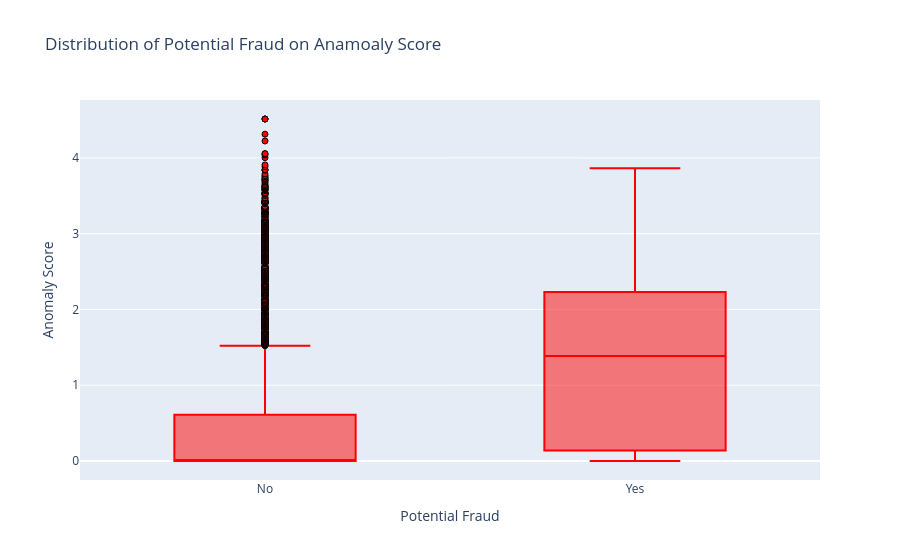

This figure's notebook cell:
### Code cell
fig = go.Figure()


fig.add_trace(
    go.Box(
        x = result["PotentialFraud"],
        y = result["anomaly_score"],
        marker = dict(color ="red", line = dict(width = 1,color = "black")),
        boxpoints = 'outliers'
    )
)
fig.update_layout(
    title = "Distribution of Potential Fraud on Anamoaly Score",
    xaxis_title = "Potential Fraud",
    yaxis_title = "Anomaly Score"
)

fig.show()

### Figure 1 — Plotly figure (JSON) as saved in the notebook; plotly's stock layout.template omitted (floating-point values rounded to 4 significant figures; data arrays with more than 128 entries replaced by an {"elided": "..."} marker saying what was removed)
{"data": [{"boxpoints": "outliers", "marker": {"color": "red", "line": {"color": "black", "width": 1}}, "type": "box", "x": {"elided": "5410 str values"}, "y": {"elided": "5410 float values"}}], "layout": {"title": {"text": "Distribution of Potential Fraud on Anamoaly Score"}, "xaxis": {"title": {"text": "Potential Fraud"}}, "yaxis": {"title": {"text": "Anomaly Score"}}}}
